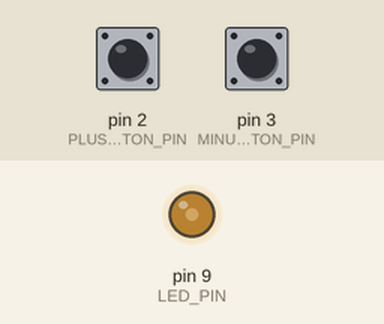
A sketch run on a simulated Arduino Uno, built with avr-gcc and run on an emulated ATmega328P. Shown: output pins drawn as LEDs (lit = HIGH). The test bench sets the inputs (shaded band); at power-on: pin 2 (PLUS_BUTTON_PIN) HIGH, pin 3 (MINUS_BUTTON_PIN) HIGH.

Above: at 1.2 s.
1.3 s: pin 2 (PLUS_BUTTON_PIN) pulled LOW for 0.15 s
At 2.5 s:
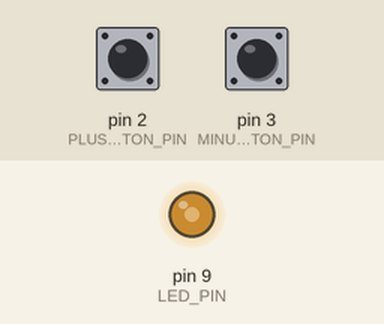
2.9 s: pin 2 (PLUS_BUTTON_PIN) pulled LOW for 1 s
At 3.8 s:
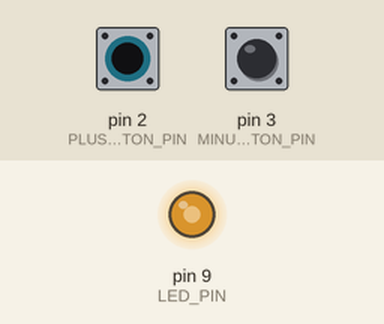
5.4 s: pin 2 (PLUS_BUTTON_PIN) pulled LOW for 0.15 s
At 5.7 s:
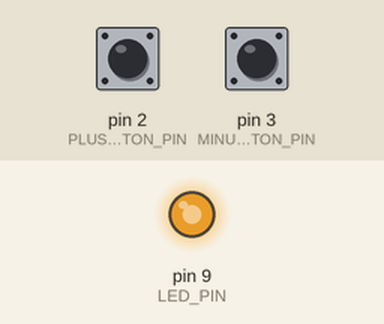
7.0 s: pin 3 (MINUS_BUTTON_PIN) pulled LOW for 0.15 s
At 8.1 s:
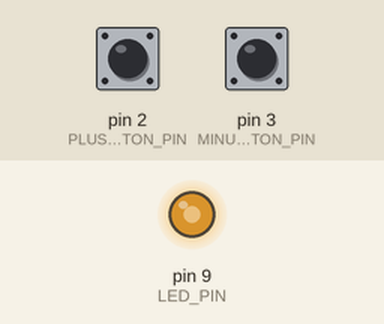
8.6 s: pin 2 (PLUS_BUTTON_PIN) pulled LOW for 3.2 s
At 9.4 s:
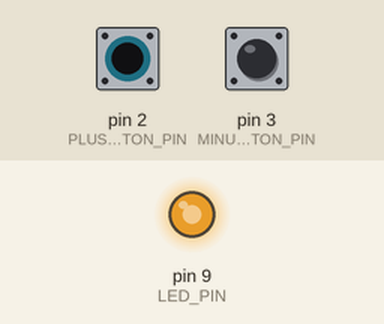
13.3 s: pin 3 (MINUS_BUTTON_PIN) pulsed LOW 5 times (0.12 s each, 0.3 s apart)
At 15.1 s:
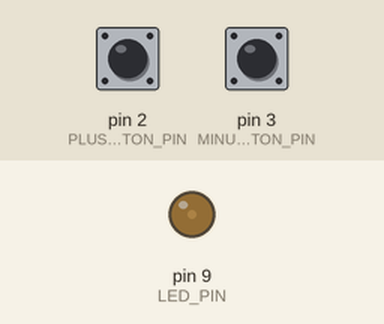
Timing chart, 0 to 16.6 s (numbered marks = the images above; inputs shaded):
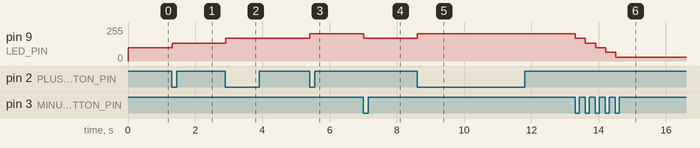

Measured:
- after the input at 1.3 s, pin 9 (LED_PIN): 100/255 → 135/255 at once
- after the input at 2.9 s, pin 9 (LED_PIN): 135/255 → 170/255 at once
- after the input at 5.4 s, pin 9 (LED_PIN): 170/255 → 205/255 at once
- after the input at 7.0 s, pin 9 (LED_PIN): 205/255 → 170/255 at once
- after the input at 8.6 s, pin 9 (LED_PIN): 170/255 → 205/255 at once
- after the input at 13.3 s, pin 9 (LED_PIN): moves from 205/255 to 30/255 over 1.2 s, starting at once

The sketch:

sketch.ino
```cpp
#define PLUS_BUTTON_PIN 2
#define MINUS_BUTTON_PIN 3
#define LED_PIN 9

int brightness = 100;
boolean plusUp = true;
boolean minusUp = true;

void setup()
{
    pinMode(LED_PIN, OUTPUT);
    pinMode(PLUS_BUTTON_PIN, INPUT_PULLUP);
    pinMode(MINUS_BUTTON_PIN, INPUT_PULLUP);
}

void loop()
{
    analogWrite(LED_PIN, brightness);
    plusUp = handleClick(PLUS_BUTTON_PIN, plusUp, +35);
    minusUp = handleClick(MINUS_BUTTON_PIN, minusUp, -35);
}

/*
    Take button pin number, it's state and brightness delta.
    Return resulting button state.
*/
boolean handleClick(int buttonPin, boolean wasUp, int delta)
{
    boolean isUp = digitalRead(buttonPin);
    if (wasUp && !isUp) {
        delay(10);
        isUp = digitalRead(buttonPin);
        // if click is confirmed - change brightness between 0 and 255
        if (!isUp) {
            brightness = constrain(brightness + delta, 0, 255);
        }
    }
    return isUp;
}
```
